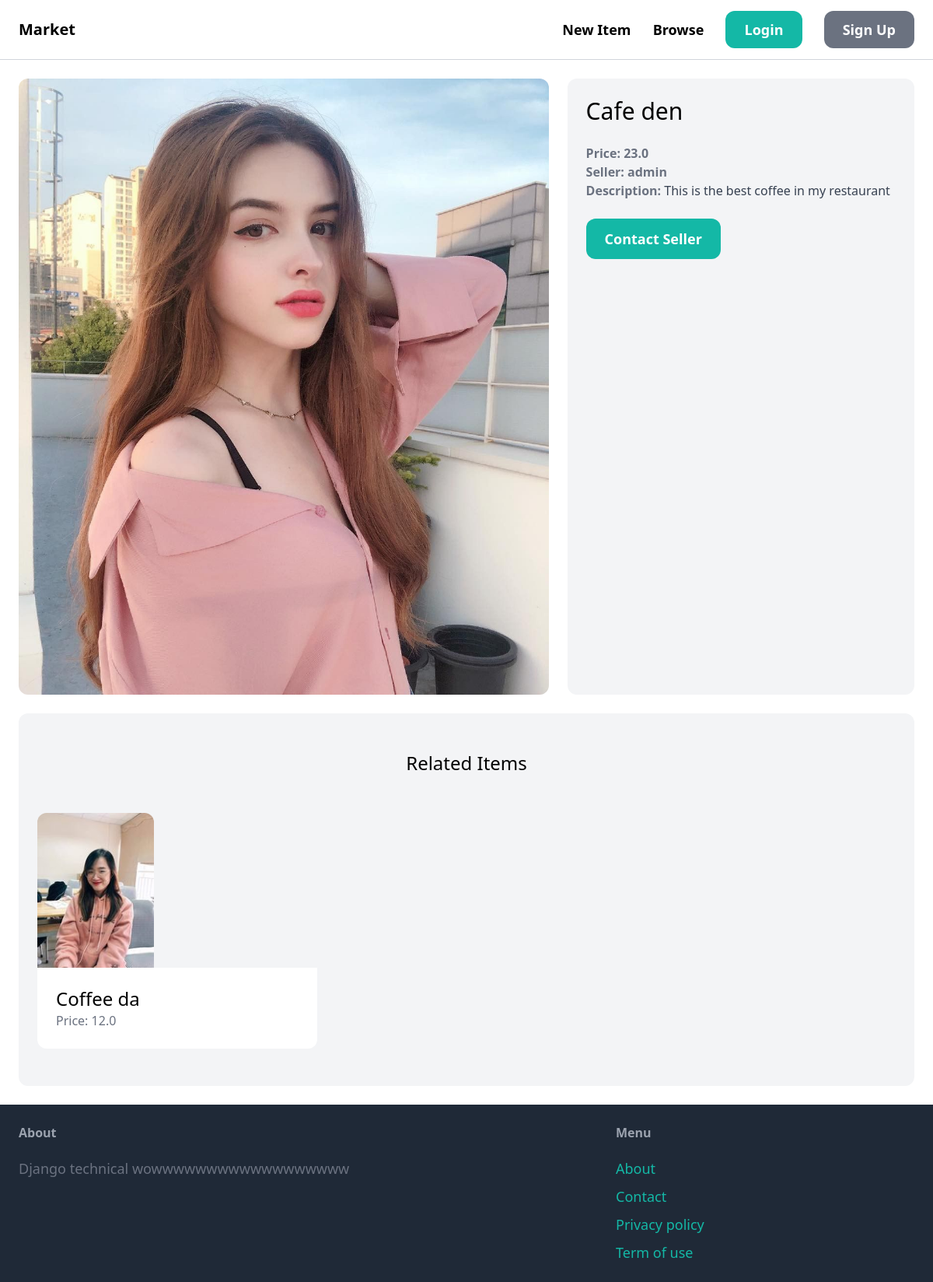
The page /items/2 on the database its author committed.
### item/models.py (models this page shows, shortened)
class Item(models.Model):
    category = models.ForeignKey(Category, related_name='items', on_delete=models.CASCADE)
    name = models.CharField(max_length=255)
    description = models.TextField(blank=True, null=True)
    price = models.FloatField()
    image = models.ImageField(upload_to='item_images', blank=True, null=True)
    is_sold = models.BooleanField(default=False)
    created_by = models.ForeignKey(User, related_name='items', on_delete=models.CASCADE)
    created_at = models.DateTimeField(auto_now_add=True)

### item/views.py (the view)
# urls.py: path('<int:pk>', views.detail, name="detail"),
def detail(request, pk):
    item = get_object_or_404(Item, pk=pk)
    related_items = Item.objects.filter(category=item.category, is_sold=False).exclude(pk=pk)[0:3]
    return render(request, 'item/detail.html', {
        'item': item,
        'related_items': related_items
    })

### item/templates/item/detail.html (shortened to what this page needs)
{% extends 'core/base.html' %}
{% block content %}
    <div class="grid grid-cols-5 gap-6">
        <div class="col-span-3">
            <img src="{{item.image.url}}" alt="img" class="rounded-xl">
        </div>
        <div class="col-span-2 p-6 bg-gray-100 rounded-xl">
            <h1 class="mb-6 text-3xl">
                {{ item.name }}
            </h1>
            <p class="text-gray-500">
                <strong>Price: {{ item.price }}</strong>
            </p>
            <p class="text-gray-500">
                <strong>Seller: {{ item.created_by.username }}</strong>
            </p>
            {% if item.description %}
                <p class="text-gray-700">
                    <strong class="text-gray-500">
                        Description:
                    </strong>
                    {{ item.description }}
                </p>
            {% endif %}
            {% if request.user == item.created_by %}
                <div class="mt-6 p-6 bg-white rounded-xl">
                    <p>This is your item!</p>
                    <a href="{% url 'item:edit' item.id %}" class="inline-block mt-6 px-6 py-3 text-lg font-semibold bg-teal-500 text-white rounded-xl">
                        Edit
                    </a>
                    <a href="{% url 'item:delete' item.id %}" class="inline-block mt-6 px-6 py-3 text-lg font-semibold bg-red-500 text-white rounded-xl">
                        Delete
                    </a>
                </div>
            {% else %}
                <a href="{% url 'conversation:new' item.id %}" class="inline-block mt-6 px-6 py-3 text-lg font-semibold bg-teal-500 text-white rounded-xl hover:text-teal-700">
                    Contact Seller
                </a>
            {% endif %}
        </div>
    </div>
    <div class="mt-6 px-6 py-12 bg-gray-100 rounded-xl">
        <div class="mb-12 text-2xl text-center">
            Related Items
        </div>
        <div class="grid grid-cols-3 gap-3">
            {% for item in related_items %}
                <div>
                    <a href="{% url 'item:detail' item.id %}">
                        <div>
                            <img
                                src="{{ item.image.url }}"
                                alt="img_item"
                                class="rounded-t-xl"
                                height="auto"
                                width="150px"
                            >
                        </div>
                        <div class="p-6 bg-white rounded-b-xl">
                            <h2 class="text-2xl">
                                {{item.name}}
                            </h2>
                            <p class="text-gray-500">
                                Price: {{item.price}}
                            </p>
                        </div>
                    </a>
                </div>
            {% endfor  %}
        </div>
    </div>
{% endblock %}

### rows shown on the page
Item: image (picture), name "Cafe den", price "23.0", created_by.username "admin", description "This is the best coffee in my restaurant"
Item: image (picture), name "Coffee da", price "12.0"
